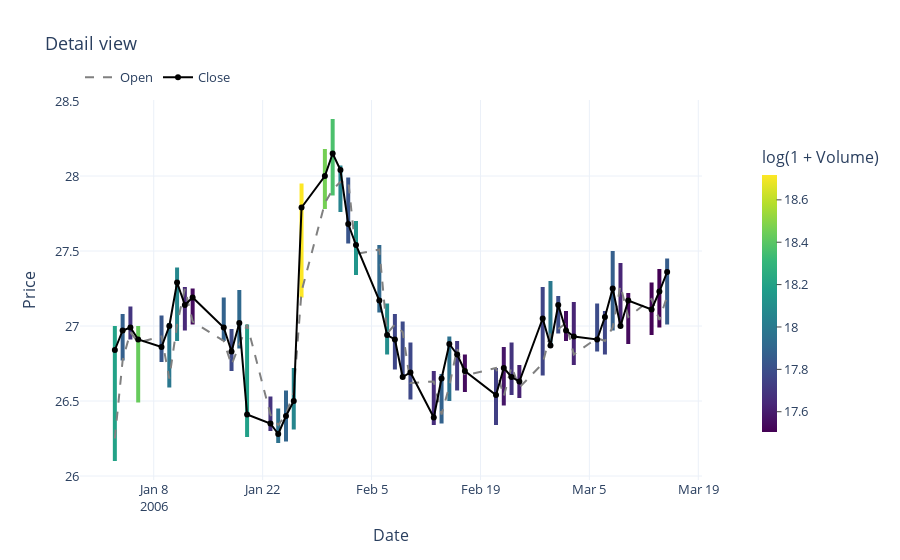
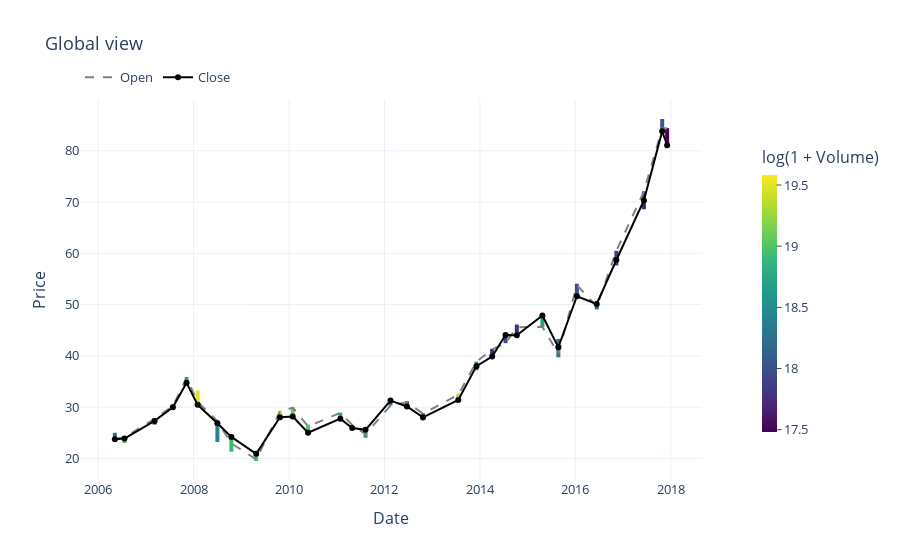

The cell these charts' notebook holds for them, in order:
### Markdown cell above
## Visualise time-series

### Code cell
StockVisualizer(title="Detail view").visualize(raw_df[:50])

# Compress dataframe (from each window of length 'w' select the day with the largest range Low - High)
rows, w = [], 100
for i in range(0, len(raw_df), w):
    window = raw_df.iloc[i:i+w]
    if window.empty:
        continue
    idx = (window["High"] - window["Low"]).idxmax()
    rows.append(raw_df.loc[idx])
compressed_df = pd.DataFrame(rows).reset_index(drop=True)

StockVisualizer(title="Global view").visualize(compressed_df)

### Figure 1 — Plotly figure (JSON) as saved in the notebook; plotly's stock layout.template omitted (floating-point values rounded to 4 significant figures)
{"data": [{"line": {"color": "rgb(34, 162, 135)", "width": 4}, "mode": "lines", "showlegend": false, "type": "scatter", "x": ["2006-01-03T00:00:00", "2006-01-03T00:00:00"], "y": [26.1, 27]}, {"line": {"color": "rgb(52, 96, 141)", "width": 4}, "mode": "lines", "showlegend": false, "type": "scatter", "x": ["2006-01-04T00:00:00", "2006-01-04T00:00:00"], "y": [26.77, 27.08]}, {"line": {"color": "rgb(68, 53, 127)", "width": 4}, "mode": "lines", "showlegend": false, "type": "scatter", "x": ["2006-01-05T00:00:00", "2006-01-05T00:00:00"], "y": [26.91, 27.13]}, {"line": {"color": "rgb(103, 203, 92)", "width": 4}, "mode": "lines", "showlegend": false, "type": "scatter", "x": ["2006-01-06T00:00:00", "2006-01-06T00:00:00"], "y": [26.49, 27]}, {"line": {"color": "rgb(56, 87, 139)", "width": 4}, "mode": "lines", "showlegend": false, "type": "scatter", "x": ["2006-01-09T00:00:00", "2006-01-09T00:00:00"], "y": [26.76, 27.07]}, {"line": {"color": "rgb(42, 119, 142)", "width": 4}, "mode": "lines", "showlegend": false, "type": "scatter", "x": ["2006-01-10T00:00:00", "2006-01-10T00:00:00"], "y": [26.59, 27.02]}, {"line": {"color": "rgb(37, 135, 141)", "width": 4}, "mode": "lines", "showlegend": false, "type": "scatter", "x": ["2006-01-11T00:00:00", "2006-01-11T00:00:00"], "y": [26.9, 27.39]}, {"line": {"color": "rgb(72, 41, 121)", "width": 4}, "mode": "lines", "showlegend": false, "type": "scatter", "x": ["2006-01-12T00:00:00", "2006-01-12T00:00:00"], "y": [26.97, 27.26]}, {"line": {"color": "rgb(69, 11, 94)", "width": 4}, "mode": "lines", "showlegend": false, "type": "scatter", "x": ["2006-01-13T00:00:00", "2006-01-13T00:00:00"], "y": [27.01, 27.25]}, {"line": {"color": "rgb(51, 99, 141)", "width": 4}, "mode": "lines", "showlegend": false, "type": "scatter", "x": ["2006-01-17T00:00:00", "2006-01-17T00:00:00"], "y": [26.9, 27.19]}, {"line": {"color": "rgb(62, 74, 137)", "width": 4}, "mode": "lines", "showlegend": false, "type": "scatter", "x": ["2006-01-18T00:00:00", "2006-01-18T00:00:00"], "y": [26.7, 26.98]}, {"line": {"color": "rgb(48, 105, 142)", "width": 4}, "mode": "lines", "showlegend": false, "type": "scatter", "x": ["2006-01-19T00:00:00", "2006-01-19T00:00:00"], "y": [26.85, 27.24]}, {"line": {"color": "rgb(33, 160, 136)", "width": 4}, "mode": "lines", "showlegend": false, "type": "scatter", "x": ["2006-01-20T00:00:00", "2006-01-20T00:00:00"], "y": [26.26, 27.01]}, {"line": {"color": "rgb(69, 52, 126)", "width": 4}, "mode": "lines", "showlegend": false, "type": "scatter", "x": ["2006-01-23T00:00:00", "2006-01-23T00:00:00"], "y": [26.3, 26.53]}, {"line": {"color": "rgb(45, 114, 142)", "width": 4}, "mode": "lines", "showlegend": false, "type": "scatter", "x": ["2006-01-24T00:00:00", "2006-01-24T00:00:00"], "y": [26.22, 26.45]}, {"line": {"color": "rgb(50, 101, 141)", "width": 4}, "mode": "lines", "showlegend": false, "type": "scatter", "x": ["2006-01-25T00:00:00", "2006-01-25T00:00:00"], "y": [26.23, 26.57]}, {"line": {"color": "rgb(37, 133, 141)", "width": 4}, "mode": "lines", "showlegend": false, "type": "scatter", "x": ["2006-01-26T00:00:00", "2006-01-26T00:00:00"], "y": [26.31, 26.72]}, {"line": {"color": "rgb(253, 231, 37)", "width": 4}, "mode": "lines", "showlegend": false, "type": "scatter", "x": ["2006-01-27T00:00:00", "2006-01-27T00:00:00"], "y": [27.19, 27.95]}, {"line": {"color": "rgb(116, 207, 84)", "width": 4}, "mode": "lines", "showlegend": false, "type": "scatter", "x": ["2006-01-30T00:00:00", "2006-01-30T00:00:00"], "y": [27.78, 28.18]}, {"line": {"color": "rgb(76, 192, 108)", "width": 4}, "mode": "lines", "showlegend": false, "type": "scatter", "x": ["2006-01-31T00:00:00", "2006-01-31T00:00:00"], "y": [27.87, 28.38]}, {"line": {"color": "rgb(38, 130, 142)", "width": 4}, "mode": "lines", "showlegend": false, "type": "scatter", "x": ["2006-02-01T00:00:00", "2006-02-01T00:00:00"], "y": [27.76, 28.07]}, {"line": {"color": "rgb(57, 85, 139)", "width": 4}, "mode": "lines", "showlegend": false, "type": "scatter", "x": ["2006-02-02T00:00:00", "2006-02-02T00:00:00"], "y": [27.55, 27.99]}, {"line": {"color": "rgb(33, 149, 139)", "width": 4}, "mode": "lines", "showlegend": false, "type": "scatter", "x": ["2006-02-03T00:00:00", "2006-02-03T00:00:00"], "y": [27.34, 27.7]}, {"line": {"color": "rgb(49, 105, 142)", "width": 4}, "mode": "lines", "showlegend": false, "type": "scatter", "x": ["2006-02-06T00:00:00", "2006-02-06T00:00:00"], "y": [27.09, 27.54]}, {"line": {"color": "rgb(35, 141, 140)", "width": 4}, "mode": "lines", "showlegend": false, "type": "scatter", "x": ["2006-02-07T00:00:00", "2006-02-07T00:00:00"], "y": [26.81, 27.15]}, {"line": {"color": "rgb(63, 70, 136)", "width": 4}, "mode": "lines", "showlegend": false, "type": "scatter", "x": ["2006-02-08T00:00:00", "2006-02-08T00:00:00"], "y": [26.71, 27.08]}, {"line": {"color": "rgb(61, 75, 137)", "width": 4}, "mode": "lines", "showlegend": false, "type": "scatter", "x": ["2006-02-09T00:00:00", "2006-02-09T00:00:00"], "y": [26.65, 27.03]}, {"line": {"color": "rgb(62, 72, 136)", "width": 4}, "mode": "lines", "showlegend": false, "type": "scatter", "x": ["2006-02-10T00:00:00", "2006-02-10T00:00:00"], "y": [26.51, 26.89]}, {"line": {"color": "rgb(70, 45, 123)", "width": 4}, "mode": "lines", "showlegend": false, "type": "scatter", "x": ["2006-02-13T00:00:00", "2006-02-13T00:00:00"], "y": [26.34, 26.7]}, {"line": {"color": "rgb(51, 98, 141)", "width": 4}, "mode": "lines", "showlegend": false, "type": "scatter", "x": ["2006-02-14T00:00:00", "2006-02-14T00:00:00"], "y": [26.35, 26.68]}, {"line": {"color": "rgb(45, 113, 142)", "width": 4}, "mode": "lines", "showlegend": false, "type": "scatter", "x": ["2006-02-15T00:00:00", "2006-02-15T00:00:00"], "y": [26.5, 26.93]}, {"line": {"color": "rgb(66, 59, 130)", "width": 4}, "mode": "lines", "showlegend": false, "type": "scatter", "x": ["2006-02-16T00:00:00", "2006-02-16T00:00:00"], "y": [26.57, 26.9]}, {"line": {"color": "rgb(69, 12, 94)", "width": 4}, "mode": "lines", "showlegend": false, "type": "scatter", "x": ["2006-02-17T00:00:00", "2006-02-17T00:00:00"], "y": [26.56, 26.81]}, {"line": {"color": "rgb(65, 63, 132)", "width": 4}, "mode": "lines", "showlegend": false, "type": "scatter", "x": ["2006-02-21T00:00:00", "2006-02-21T00:00:00"], "y": [26.34, 26.72]}, {"line": {"color": "rgb(70, 22, 104)", "width": 4}, "mode": "lines", "showlegend": false, "type": "scatter", "x": ["2006-02-22T00:00:00", "2006-02-22T00:00:00"], "y": [26.47, 26.86]}, {"line": {"color": "rgb(68, 52, 126)", "width": 4}, "mode": "lines", "showlegend": false, "type": "scatter", "x": ["2006-02-23T00:00:00", "2006-02-23T00:00:00"], "y": [26.54, 26.89]}, {"line": {"color": "rgb(71, 34, 114)", "width": 4}, "mode": "lines", "showlegend": false, "type": "scatter", "x": ["2006-02-24T00:00:00", "2006-02-24T00:00:00"], "y": [26.52, 26.74]}, {"line": {"color": "rgb(63, 69, 135)", "width": 4}, "mode": "lines", "showlegend": false, "type": "scatter", "x": ["2006-02-27T00:00:00", "2006-02-27T00:00:00"], "y": [26.67, 27.26]}, {"line": {"color": "rgb(42, 120, 142)", "width": 4}, "mode": "lines", "showlegend": false, "type": "scatter", "x": ["2006-02-28T00:00:00", "2006-02-28T00:00:00"], "y": [26.87, 27.3]}, {"line": {"color": "rgb(61, 76, 137)", "width": 4}, "mode": "lines", "showlegend": false, "type": "scatter", "x": ["2006-03-01T00:00:00", "2006-03-01T00:00:00"], "y": [26.95, 27.2]}, {"line": {"color": "rgb(69, 14, 96)", "width": 4}, "mode": "lines", "showlegend": false, "type": "scatter", "x": ["2006-03-02T00:00:00", "2006-03-02T00:00:00"], "y": [26.9, 27.1]}, {"line": {"color": "rgb(72, 37, 117)", "width": 4}, "mode": "lines", "showlegend": false, "type": "scatter", "x": ["2006-03-03T00:00:00", "2006-03-03T00:00:00"], "y": [26.74, 27.16]}, {"line": {"color": "rgb(61, 76, 137)", "width": 4}, "mode": "lines", "showlegend": false, "type": "scatter", "x": ["2006-03-06T00:00:00", "2006-03-06T00:00:00"], "y": [26.83, 27.15]}, {"line": {"color": "rgb(63, 70, 135)", "width": 4}, "mode": "lines", "showlegend": false, "type": "scatter", "x": ["2006-03-07T00:00:00", "2006-03-07T00:00:00"], "y": [26.81, 27.1]}, {"line": {"color": "rgb(53, 95, 141)", "width": 4}, "mode": "lines", "showlegend": false, "type": "scatter", "x": ["2006-03-08T00:00:00", "2006-03-08T00:00:00"], "y": [26.97, 27.5]}, {"line": {"color": "rgb(72, 38, 118)", "width": 4}, "mode": "lines", "showlegend": false, "type": "scatter", "x": ["2006-03-09T00:00:00", "2006-03-09T00:00:00"], "y": [27, 27.42]}, {"line": {"color": "rgb(69, 10, 93)", "width": 4}, "mode": "lines", "showlegend": false, "type": "scatter", "x": ["2006-03-10T00:00:00", "2006-03-10T00:00:00"], "y": [26.88, 27.22]}, {"line": {"color": "rgb(68, 3, 86)", "width": 4}, "mode": "lines", "showlegend": false, "type": "scatter", "x": ["2006-03-13T00:00:00", "2006-03-13T00:00:00"], "y": [26.94, 27.29]}, {"line": {"color": "rgb(68, 1, 84)", "width": 4}, "mode": "lines", "showlegend": false, "type": "scatter", "x": ["2006-03-14T00:00:00", "2006-03-14T00:00:00"], "y": [26.99, 27.38]}, {"line": {"color": "rgb(54, 93, 140)", "width": 4}, "mode": "lines", "showlegend": false, "type": "scatter", "x": ["2006-03-15T00:00:00", "2006-03-15T00:00:00"], "y": [27.01, 27.45]}, {"line": {"color": "gray", "dash": "dash", "width": 2}, "mode": "lines", "name": "Open", "type": "scatter", "x": ["2006-01-03T00:00:00.000000000", "2006-01-04T00:00:00.000000000", "2006-01-05T00:00:00.000000000", "2006-01-06T00:00:00.000000000", "2006-01-09T00:00:00.000000000", "2006-01-10T00:00:00.000000000", "2006-01-11T00:00:00.000000000", "2006-01-12T00:00:00.000000000", "2006-01-13T00:00:00.000000000", "2006-01-17T00:00:00.000000000", "2006-01-18T00:00:00.000000000", "2006-01-19T00:00:00.000000000", "2006-01-20T00:00:00.000000000", "2006-01-23T00:00:00.000000000", "2006-01-24T00:00:00.000000000", "2006-01-25T00:00:00.000000000", "2006-01-26T00:00:00.000000000", "2006-01-27T00:00:00.000000000", "2006-01-30T00:00:00.000000000", "2006-01-31T00:00:00.000000000", "2006-02-01T00:00:00.000000000", "2006-02-02T00:00:00.000000000", "2006-02-03T00:00:00.000000000", "2006-02-06T00:00:00.000000000", "2006-02-07T00:00:00.000000000", "2006-02-08T00:00:00.000000000", "2006-02-09T00:00:00.000000000", "2006-02-10T00:00:00.000000000", "2006-02-13T00:00:00.000000000", "2006-02-14T00:00:00.000000000", "2006-02-15T00:00:00.000000000", "2006-02-16T00:00:00.000000000", "2006-02-17T00:00:00.000000000", "2006-02-21T00:00:00.000000000", "2006-02-22T00:00:00.000000000", "2006-02-23T00:00:00.000000000", "2006-02-24T00:00:00.000000000", "2006-02-27T00:00:00.000000000", "2006-02-28T00:00:00.000000000", "2006-03-01T00:00:00.000000000", "2006-03-02T00:00:00.000000000", "2006-03-03T00:00:00.000000000", "2006-03-06T00:00:00.000000000", "2006-03-07T00:00:00.000000000", "2006-03-08T00:00:00.000000000", "2006-03-09T00:00:00.000000000", "2006-03-10T00:00:00.000000000", "2006-03-13T00:00:00.000000000", "2006-03-14T00:00:00.000000000", "2006-03-15T00:00:00.000000000"], "y": [26.25, 26.77, 26.96, 26.89, 26.93, 26.65, 27.01, 27.25, 27.03, 26.9, 26.74, 26.87, 27.01, 26.41, 26.34, 26.41, 26.56, 27.23, 27.82, 27.91, 27.96, 27.97, 27.48, 27.51, 26.95, 27.01, 26.96, 26.62, 26.63, 26.41, 26.6, 26.85, 26.67, 26.72, 26.53, 26.73, 26.59, 26.75, 26.95, 26.98, 27.02, 26.81, 26.92, 26.9, 26.99, 27.27, 27.06, 27.18, 27.04, 27.2]}, {"line": {"color": "black", "width": 2}, "mode": "lines+markers", "name": "Close", "type": "scatter", "x": ["2006-01-03T00:00:00.000000000", "2006-01-04T00:00:00.000000000", "2006-01-05T00:00:00.000000000", "2006-01-06T00:00:00.000000000", "2006-01-09T00:00:00.000000000", "2006-01-10T00:00:00.000000000", "2006-01-11T00:00:00.000000000", "2006-01-12T00:00:00.000000000", "2006-01-13T00:00:00.000000000", "2006-01-17T00:00:00.000000000", "2006-01-18T00:00:00.000000000", "2006-01-19T00:00:00.000000000", "2006-01-20T00:00:00.000000000", "2006-01-23T00:00:00.000000000", "2006-01-24T00:00:00.000000000", "2006-01-25T00:00:00.000000000", "2006-01-26T00:00:00.000000000", "2006-01-27T00:00:00.000000000", "2006-01-30T00:00:00.000000000", "2006-01-31T00:00:00.000000000", "2006-02-01T00:00:00.000000000", "2006-02-02T00:00:00.000000000", "2006-02-03T00:00:00.000000000", "2006-02-06T00:00:00.000000000", "2006-02-07T00:00:00.000000000", "2006-02-08T00:00:00.000000000", "2006-02-09T00:00:00.000000000", "2006-02-10T00:00:00.000000000", "2006-02-13T00:00:00.000000000", "2006-02-14T00:00:00.000000000", "2006-02-15T00:00:00.000000000", "2006-02-16T00:00:00.000000000", "2006-02-17T00:00:00.000000000", "2006-02-21T00:00:00.000000000", "2006-02-22T00:00:00.000000000", "2006-02-23T00:00:00.000000000", "2006-02-24T00:00:00.000000000", "2006-02-27T00:00:00.000000000", "2006-02-28T00:00:00.000000000", "2006-03-01T00:00:00.000000000", "2006-03-02T00:00:00.000000000", "2006-03-03T00:00:00.000000000", "2006-03-06T00:00:00.000000000", "2006-03-07T00:00:00.000000000", "2006-03-08T00:00:00.000000000", "2006-03-09T00:00:00.000000000", "2006-03-10T00:00:00.000000000", "2006-03-13T00:00:00.000000000", "2006-03-14T00:00:00.000000000", "2006-03-15T00:00:00.000000000"], "y": [26.84, 26.97, 26.99, 26.91, 26.86, 27.0, 27.29, 27.14, 27.19, 26.99, 26.83, 27.02, 26.41, 26.35, 26.28, 26.4, 26.5, 27.79, 28.0, 28.15, 28.04, 27.68, 27.54, 27.17, 26.94, 26.91, 26.66, 26.69, 26.39, 26.65, 26.88, 26.81, 26.7, 26.54, 26.72, 26.66, 26.63, 27.05, 26.87, 27.14, 26.97, 26.93, 26.91, 27.06, 27.25, 27.0, 27.17, 27.11, 27.23, 27.36]}, {"hoverinfo": "none", "marker": {"cmax": 18.72, "cmin": 17.5, "colorbar": {"len": 0.8, "outlinewidth": 0, "thickness": 15, "ticks": "outside", "title": {"text": "log(1 + Volume)"}, "x": 1.08, "xanchor": "left", "y": 0.5, "yanchor": "middle"}, "colorscale": [[0, "#440154"], [0.1111, "#482878"], [0.2222, "#3e4989"], [0.3333, "#31688e"], [0.4444, "#26828e"], [0.5556, "#1f9e89"], [0.6667, "#35b779"], [0.7778, "#6ece58"], [0.8889, "#b5de2b"], [1, "#fde725"]], "showscale": true}, "mode": "markers", "showlegend": false, "type": "scatter", "x": [null], "y": [null]}], "layout": {"font": {"size": 13}, "legend": {"orientation": "h", "x": 0, "xanchor": "left", "y": 1.02, "yanchor": "bottom"}, "margin": {"r": 120}, "title": {"text": "Detail view"}, "xaxis": {"title": {"text": "Date"}}, "yaxis": {"title": {"text": "Price"}}}}

### Figure 2 — Plotly figure (JSON) as saved in the notebook; plotly's stock layout.template omitted (floating-point values rounded to 4 significant figures)
{"data": [{"line": {"color": "rgb(48, 107, 142)", "width": 4}, "mode": "lines", "showlegend": false, "type": "scatter", "x": ["2006-05-08T00:00:00", "2006-05-08T00:00:00"], "y": [23.51, 25]}, {"line": {"color": "rgb(78, 193, 107)", "width": 4}, "mode": "lines", "showlegend": false, "type": "scatter", "x": ["2006-07-21T00:00:00", "2006-07-21T00:00:00"], "y": [23, 24.15]}, {"line": {"color": "rgb(54, 93, 140)", "width": 4}, "mode": "lines", "showlegend": false, "type": "scatter", "x": ["2007-03-08T00:00:00", "2007-03-08T00:00:00"], "y": [26.6, 27.85]}, {"line": {"color": "rgb(44, 116, 142)", "width": 4}, "mode": "lines", "showlegend": false, "type": "scatter", "x": ["2007-07-26T00:00:00", "2007-07-26T00:00:00"], "y": [29.51, 30.53]}, {"line": {"color": "rgb(37, 165, 133)", "width": 4}, "mode": "lines", "showlegend": false, "type": "scatter", "x": ["2007-11-08T00:00:00", "2007-11-08T00:00:00"], "y": [34.4, 35.9]}, {"line": {"color": "rgb(224, 227, 39)", "width": 4}, "mode": "lines", "showlegend": false, "type": "scatter", "x": ["2008-02-01T00:00:00", "2008-02-01T00:00:00"], "y": [30.25, 33.25]}, {"line": {"color": "rgb(38, 131, 142)", "width": 4}, "mode": "lines", "showlegend": false, "type": "scatter", "x": ["2008-07-01T00:00:00", "2008-07-01T00:00:00"], "y": [23.19, 27.38]}, {"line": {"color": "rgb(57, 185, 119)", "width": 4}, "mode": "lines", "showlegend": false, "type": "scatter", "x": ["2008-10-16T00:00:00", "2008-10-16T00:00:00"], "y": [21.31, 24.19]}, {"line": {"color": "rgb(68, 189, 112)", "width": 4}, "mode": "lines", "showlegend": false, "type": "scatter", "x": ["2009-04-24T00:00:00", "2009-04-24T00:00:00"], "y": [19.5, 21.2]}, {"line": {"color": "rgb(214, 226, 40)", "width": 4}, "mode": "lines", "showlegend": false, "type": "scatter", "x": ["2009-10-23T00:00:00", "2009-10-23T00:00:00"], "y": [27.88, 29.35]}, {"line": {"color": "rgb(102, 203, 93)", "width": 4}, "mode": "lines", "showlegend": false, "type": "scatter", "x": ["2010-01-29T00:00:00", "2010-01-29T00:00:00"], "y": [27.66, 29.92]}, {"line": {"color": "rgb(79, 194, 106)", "width": 4}, "mode": "lines", "showlegend": false, "type": "scatter", "x": ["2010-05-26T00:00:00", "2010-05-26T00:00:00"], "y": [24.56, 26.6]}, {"line": {"color": "rgb(42, 171, 129)", "width": 4}, "mode": "lines", "showlegend": false, "type": "scatter", "x": ["2011-01-28T00:00:00", "2011-01-28T00:00:00"], "y": [27.45, 28.93]}, {"line": {"color": "rgb(253, 231, 37)", "width": 4}, "mode": "lines", "showlegend": false, "type": "scatter", "x": ["2011-04-29T00:00:00", "2011-04-29T00:00:00"], "y": [25.36, 26.64]}, {"line": {"color": "rgb(32, 159, 137)", "width": 4}, "mode": "lines", "showlegend": false, "type": "scatter", "x": ["2011-08-09T00:00:00", "2011-08-09T00:00:00"], "y": [24.03, 25.62]}, {"line": {"color": "rgb(40, 125, 142)", "width": 4}, "mode": "lines", "showlegend": false, "type": "scatter", "x": ["2012-02-16T00:00:00", "2012-02-16T00:00:00"], "y": [30.3, 31.55]}, {"line": {"color": "rgb(72, 37, 117)", "width": 4}, "mode": "lines", "showlegend": false, "type": "scatter", "x": ["2012-06-21T00:00:00", "2012-06-21T00:00:00"], "y": [30.06, 31.14]}, {"line": {"color": "rgb(46, 110, 142)", "width": 4}, "mode": "lines", "showlegend": false, "type": "scatter", "x": ["2012-10-22T00:00:00", "2012-10-22T00:00:00"], "y": [27.83, 28.83]}, {"line": {"color": "rgb(176, 221, 46)", "width": 4}, "mode": "lines", "showlegend": false, "type": "scatter", "x": ["2013-07-19T00:00:00", "2013-07-19T00:00:00"], "y": [31.02, 32.67]}, {"line": {"color": "rgb(33, 149, 139)", "width": 4}, "mode": "lines", "showlegend": false, "type": "scatter", "x": ["2013-12-05T00:00:00", "2013-12-05T00:00:00"], "y": [37.18, 38.88]}, {"line": {"color": "rgb(70, 46, 123)", "width": 4}, "mode": "lines", "showlegend": false, "type": "scatter", "x": ["2014-04-04T00:00:00", "2014-04-04T00:00:00"], "y": [39.64, 41.39]}, {"line": {"color": "rgb(61, 75, 137)", "width": 4}, "mode": "lines", "showlegend": false, "type": "scatter", "x": ["2014-07-16T00:00:00", "2014-07-16T00:00:00"], "y": [42.48, 44.31]}, {"line": {"color": "rgb(70, 47, 124)", "width": 4}, "mode": "lines", "showlegend": false, "type": "scatter", "x": ["2014-10-10T00:00:00", "2014-10-10T00:00:00"], "y": [43.95, 46.12]}, {"line": {"color": "rgb(35, 162, 134)", "width": 4}, "mode": "lines", "showlegend": false, "type": "scatter", "x": ["2015-04-24T00:00:00", "2015-04-24T00:00:00"], "y": [45.65, 48.14]}, {"line": {"color": "rgb(44, 116, 142)", "width": 4}, "mode": "lines", "showlegend": false, "type": "scatter", "x": ["2015-08-24T00:00:00", "2015-08-24T00:00:00"], "y": [39.72, 43.31]}, {"line": {"color": "rgb(59, 81, 138)", "width": 4}, "mode": "lines", "showlegend": false, "type": "scatter", "x": ["2016-01-13T00:00:00", "2016-01-13T00:00:00"], "y": [51.3, 54.07]}, {"line": {"color": "rgb(46, 110, 142)", "width": 4}, "mode": "lines", "showlegend": false, "type": "scatter", "x": ["2016-06-13T00:00:00", "2016-06-13T00:00:00"], "y": [49.06, 50.72]}, {"line": {"color": "rgb(65, 62, 132)", "width": 4}, "mode": "lines", "showlegend": false, "type": "scatter", "x": ["2016-11-10T00:00:00", "2016-11-10T00:00:00"], "y": [57.63, 60.49]}, {"line": {"color": "rgb(72, 39, 119)", "width": 4}, "mode": "lines", "showlegend": false, "type": "scatter", "x": ["2017-06-09T00:00:00", "2017-06-09T00:00:00"], "y": [68.59, 72.08]}, {"line": {"color": "rgb(55, 90, 140)", "width": 4}, "mode": "lines", "showlegend": false, "type": "scatter", "x": ["2017-10-27T00:00:00", "2017-10-27T00:00:00"], "y": [83.61, 86.2]}, {"line": {"color": "rgb(68, 1, 84)", "width": 4}, "mode": "lines", "showlegend": false, "type": "scatter", "x": ["2017-12-04T00:00:00", "2017-12-04T00:00:00"], "y": [80.7, 84.43]}, {"line": {"color": "gray", "dash": "dash", "width": 2}, "mode": "lines", "name": "Open", "type": "scatter", "x": ["2006-05-08T00:00:00.000000000", "2006-07-21T00:00:00.000000000", "2007-03-08T00:00:00.000000000", "2007-07-26T00:00:00.000000000", "2007-11-08T00:00:00.000000000", "2008-02-01T00:00:00.000000000", "2008-07-01T00:00:00.000000000", "2008-10-16T00:00:00.000000000", "2009-04-24T00:00:00.000000000", "2009-10-23T00:00:00.000000000", "2010-01-29T00:00:00.000000000", "2010-05-26T00:00:00.000000000", "2011-01-28T00:00:00.000000000", "2011-04-29T00:00:00.000000000", "2011-08-09T00:00:00.000000000", "2012-02-16T00:00:00.000000000", "2012-06-21T00:00:00.000000000", "2012-10-22T00:00:00.000000000", "2013-07-19T00:00:00.000000000", "2013-12-05T00:00:00.000000000", "2014-04-04T00:00:00.000000000", "2014-07-16T00:00:00.000000000", "2014-10-10T00:00:00.000000000", "2015-04-24T00:00:00.000000000", "2015-08-24T00:00:00.000000000", "2016-01-13T00:00:00.000000000", "2016-06-13T00:00:00.000000000", "2016-11-10T00:00:00.000000000", "2017-06-09T00:00:00.000000000", "2017-10-27T00:00:00.000000000", "2017-12-04T00:00:00.000000000"], "y": [23.85, 24.08, 27.72, 30.24, 35.6, 31.06, 27.26, 22.94, 19.82, 29.2, 29.9, 26.23, 28.9, 26.55, 24.71, 30.31, 30.96, 28.73, 32.4, 38.85, 41.25, 42.51, 45.6, 45.66, 40.45, 53.8, 49.58, 60.48, 72.04, 84.37, 84.42]}, {"line": {"color": "black", "width": 2}, "mode": "lines+markers", "name": "Close", "type": "scatter", "x": ["2006-05-08T00:00:00.000000000", "2006-07-21T00:00:00.000000000", "2007-03-08T00:00:00.000000000", "2007-07-26T00:00:00.000000000", "2007-11-08T00:00:00.000000000", "2008-02-01T00:00:00.000000000", "2008-07-01T00:00:00.000000000", "2008-10-16T00:00:00.000000000", "2009-04-24T00:00:00.000000000", "2009-10-23T00:00:00.000000000", "2010-01-29T00:00:00.000000000", "2010-05-26T00:00:00.000000000", "2011-01-28T00:00:00.000000000", "2011-04-29T00:00:00.000000000", "2011-08-09T00:00:00.000000000", "2012-02-16T00:00:00.000000000", "2012-06-21T00:00:00.000000000", "2012-10-22T00:00:00.000000000", "2013-07-19T00:00:00.000000000", "2013-12-05T00:00:00.000000000", "2014-04-04T00:00:00.000000000", "2014-07-16T00:00:00.000000000", "2014-10-10T00:00:00.000000000", "2015-04-24T00:00:00.000000000", "2015-08-24T00:00:00.000000000", "2016-01-13T00:00:00.000000000", "2016-06-13T00:00:00.000000000", "2016-11-10T00:00:00.000000000", "2017-06-09T00:00:00.000000000", "2017-10-27T00:00:00.000000000", "2017-12-04T00:00:00.000000000"], "y": [23.73, 23.87, 27.32, 29.98, 34.74, 30.45, 26.87, 24.19, 20.91, 28.02, 28.18, 25.01, 27.75, 25.92, 25.58, 31.28, 30.14, 28.0, 31.4, 38.0, 39.87, 44.08, 44.03, 47.87, 41.68, 51.64, 50.14, 58.7, 70.32, 83.81, 81.08]}, {"hoverinfo": "none", "marker": {"cmax": 19.58, "cmin": 17.48, "colorbar": {"len": 0.8, "outlinewidth": 0, "thickness": 15, "ticks": "outside", "title": {"text": "log(1 + Volume)"}, "x": 1.08, "xanchor": "left", "y": 0.5, "yanchor": "middle"}, "colorscale": [[0, "#440154"], [0.1111, "#482878"], [0.2222, "#3e4989"], [0.3333, "#31688e"], [0.4444, "#26828e"], [0.5556, "#1f9e89"], [0.6667, "#35b779"], [0.7778, "#6ece58"], [0.8889, "#b5de2b"], [1, "#fde725"]], "showscale": true}, "mode": "markers", "showlegend": false, "type": "scatter", "x": [null], "y": [null]}], "layout": {"font": {"size": 13}, "legend": {"orientation": "h", "x": 0, "xanchor": "left", "y": 1.02, "yanchor": "bottom"}, "margin": {"r": 120}, "title": {"text": "Global view"}, "xaxis": {"title": {"text": "Date"}}, "yaxis": {"title": {"text": "Price"}}}}
